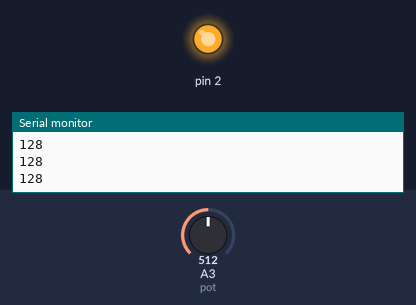
The sketch below on a simulated Arduino Uno, built with avr-gcc and run on an emulated ATmega328P. On the bench: output pins drawn as LEDs (lit = HIGH), the last lines printed to the serial monitor. Inputs (shaded band) come from the test bench; at power-on: A3 (pot) = 512.

Above: at 1.2 s.
1.3 s: A3 (pot) set to 498
At 1.8 s:
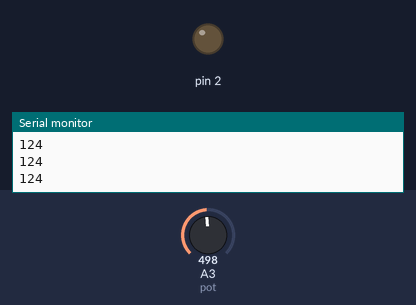
2.8 s: A3 (pot) set to 716
At 4.0 s:
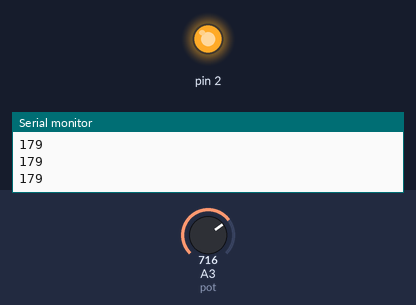
4.3 s: A3 (pot) set to 511
At 5.3 s:
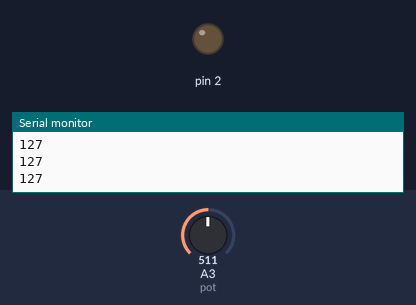
Timing chart, 0 to 7.3 s (numbered marks = the images above; inputs shaded):
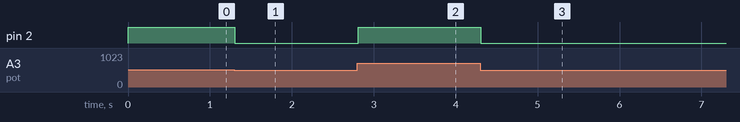

The sketch:

fade_potenciometro.ino
```cpp
int valor = 0;
int pot= 3;

void setup() {
  pinMode (2,OUTPUT);
  Serial.begin (9600);

}

void loop() {
  valor = analogRead (pot)/4;
  Serial.println (valor);
  analogWrite (2, valor);

}
```

Measured:
- the behaviour switches between 512 and 511 on A3 (pot) (found by bisection; images 0 and 1)
- after the input at 1.3 s, pin 2: HIGH → LOW at once
- after the input at 2.8 s, pin 2: LOW → HIGH at once
- after the input at 4.3 s, pin 2: HIGH → LOW at once
